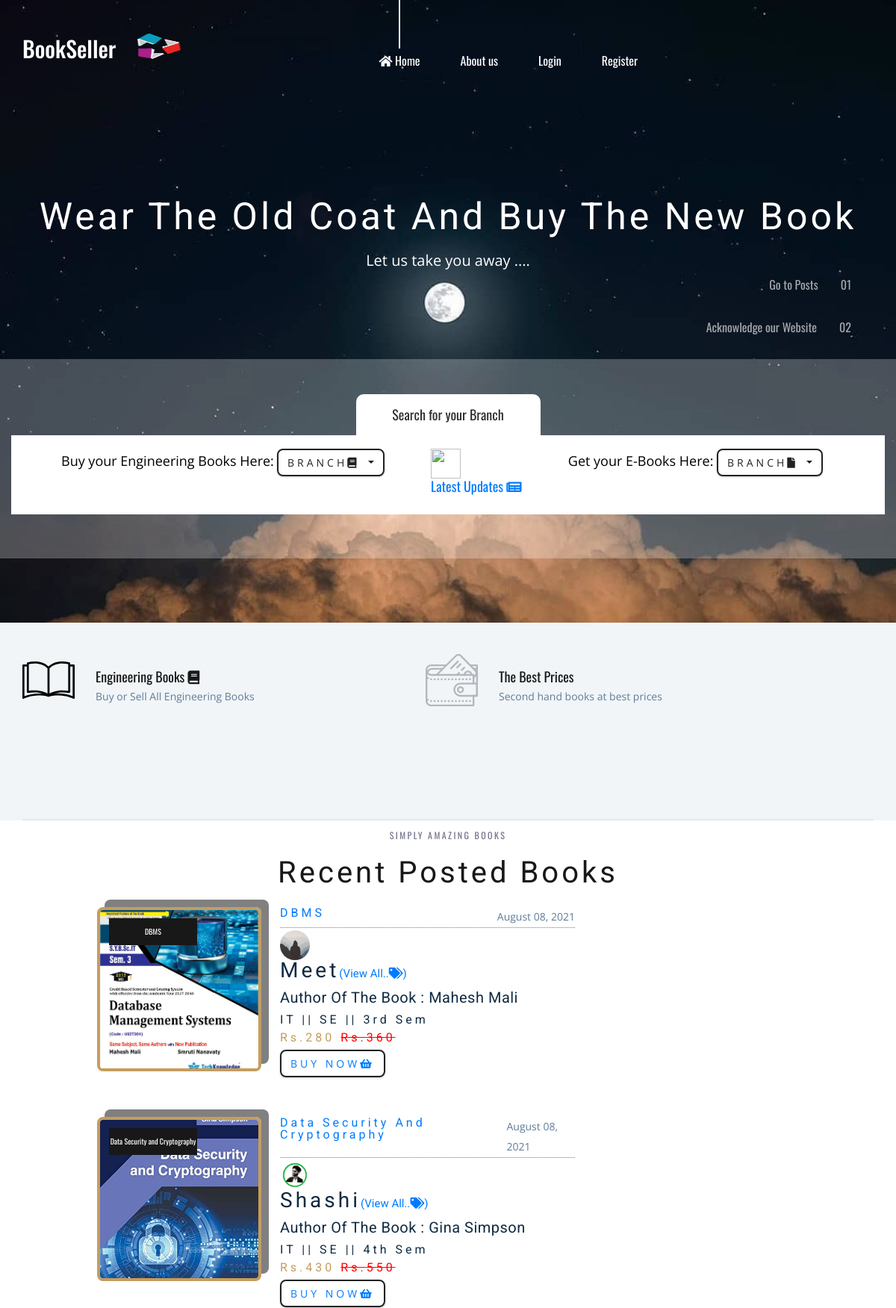
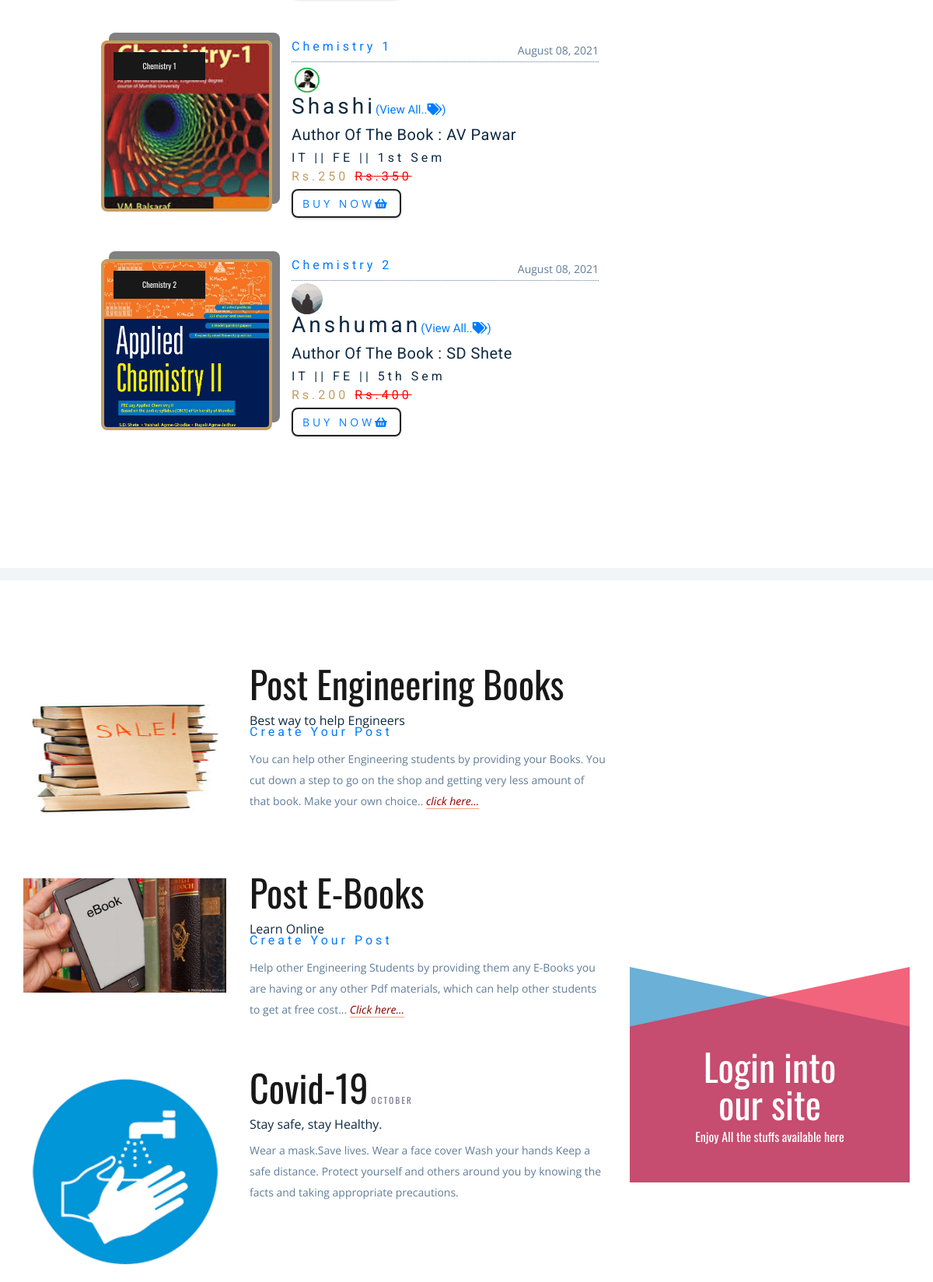
The page / (upper part) on the database its author committed (2 pictures, top to bottom).
### blog/models.py (models this page shows, shortened)
class Posts(models.Model):
    username = models.ForeignKey(User, on_delete=models.CASCADE)
    branch = models.CharField(max_length=100)
    year = models.CharField(max_length=100)
    sem = models.CharField(max_length=100)
    book_name = models.CharField(max_length=100)
    op_price = models.CharField(max_length=100)
    sp_price = models.CharField(max_length=100)
    date_posted = models.DateTimeField(default=timezone.now)
    book_img = models.ImageField(upload_to="pics")
    email = models.CharField(max_length=100)
    contact = models.CharField(max_length=100)
    Author_of_book = models.CharField(max_length=100)

### users/models.py (models this page shows, shortened)
class Profile(models.Model):
    user = models.OneToOneField(User, on_delete=models.CASCADE)
    image = models.ImageField(default='default.jpg', upload_to='profile_pics')

### blog/views.py (the view)
# urls.py: path('', PostListView.as_view(), name='index'),
class PostListView(ListView):
    model = Posts
    template_name = 'index.html'  # <app>/<model>_<viewtype>.html
    context_object_name = 'posts'
    ordering = ['-date_posted']
    paginate_by = 4

### templates/index.html (shortened to what this page needs)
{% extends 'base.html' %} {% load static %} {%block dropdown %}
<div style="align-items: center;" class="dropdown">
    <span style="font-size: large; color : black; margin-left:0px">Buy your Engineering Books Here:</span>
    <button class="btn btn-primary dropdown-toggle" type="button" id="menu1" data-toggle="dropdown">Branch<i class="fa fa-book" aria-hidden="true"></i>
    </button>
</div>
<div>
    <h5>
        <a href="{% url 'latest_updates' %}">
            <img style="width:40px; height:40px" src="{% static 'images/latest_updated.gif' %}" alt=""> Latest Updates <i class="fa fa-newspaper-o" aria-hidden="true"></i></a>
    </h5>
</div>
<div style="align-items: center;" class="dropdown">
    <span style="font-size: large; color : black; margin-left:0px">Get your E-Books Here: </span>
    <button class="btn btn-primary dropdown-toggle" type="button" id="menu1" data-toggle="dropdown">Branch<i class="fa fa-file" aria-hidden="true"></i>
    </button>
</div>
{%endblock%} {% block branch %}
<div style="margin-top: -100px;" class="section_subtitle">simply amazing books</div>
<div class="section_title">
    <h2>Recent Posted books</h2>
</div>
{% endblock branch %} {% block content %} {% for post in posts %}
<div class="row">
    <div class="col-lg-12 col-sm-12">
        <article style="margin-left:100px;padding-bottom:5px;" class="menu-item">
            <div>
                <img style="width:220px;height:220px; box-shadow:10px -10px grey ;" src="{{ post.book_img.url }}" alt="menu item" class="photo" />
                <div style="margin-left: 0px;" class="spec_offer text-center"><a style=" font-size:10px" href="{% url 'post-detail' post.id %}">{{post.book_name}}</a></div>
            </div>
            <div class="item-info">
                <header>
                    <h4><a href="{% url 'post-detail' post.id %}">{{post.book_name}}</a></h4>
                    <p>{{post.date_posted|date:"F d, Y"}}</p>
                </header>
                <h3 style="margin-top:3px"><img style="width:40px;height:40px" class="rounded-circle article-img" src="{{ post.username.profile.image.url }}" alt=""> {{ post.username }}<a style="font-size:15px; letter-spacing: 0px;" href="{% url 'user-posts' post.username %}">(View all..<i class="fa fa-tags" aria-hidden="true"></i>)</a></h3>
                <h3 style="font-style: normal;letter-spacing: 0.5px; font-size:20px">Author of the Book : {{post.Author_of_book}}</h3>
                <h4><span>{{post.branch}} || </span><span>{{post.year}}  || </span><span>{{post.sem}} sem</span></h4>
                <h4 class="price">Rs.{{post.sp_price}} <span style="color:red;text-decoration:line-through;">Rs.{{post.op_price}}</span></h4>
                <button class="btn btn-primary"><a href="{% url 'post-detail' post.id %}">Buy Now<i class="fa fa-shopping-basket" aria-hidden="true"></i></a></button>
            </div>
    </div>
</div>
<br><br> {% endfor %} {% endblock %}

### blog/static/styles/main_styles.css (style rules this page uses)
* { margin: 0; padding: 0; -webkit-font-smoothing: antialiased; -webkit-text-shadow: rgba(0,0,0,.01) 0 0 1px; text-shadow: rgba(0,0,0,.01) 0 0 1px; }
body { font-family: 'Open Sans', sans-serif; font-size: 14px; font-weight: 400; background: #FFFFFF; color: #a5a5a5; }
p { font-family: 'Open Sans', sans-serif; font-size: 14px; line-height: 1.9285; font-weight: 400; color: #72728c; -webkit-font-smoothing: antialiased; -webkit-text-shadow: rgba(0,0,0,.01) 0 0 1px; text-shadow: rgba(0,0,0,.01) 0 0 1px; }
p:last-of-type { margin-bottom: 0; }
a, a:hover, a:visited, a:active, a:link { text-decoration: none; -webkit-font-smoothing: antialiased; -webkit-text-shadow: rgba(0,0,0,.01) 0 0 1px; text-shadow: rgba(0,0,0,.01) 0 0 1px; }
h2 { font-size: 48px; }
h3 { font-size: 36px; }
h4 { font-size: 24px; }
h5 { font-size: 18px; }
h1, h2, h3, h4, h5, h6 { font-family: 'Oswald', sans-serif; font-weight: 400; -webkit-font-smoothing: antialiased; -webkit-text-shadow: rgba(0,0,0,.01) 0 0 1px; text-shadow: rgba(0,0,0,.01) 0 0 1px; }
.section_subtitle { font-family: 'Oswald', sans-serif; font-size: 12px; font-weight: 400; color: #72728c; line-height: 0.75; text-transform: uppercase; letter-spacing: 0.2em; }
.section_title { color: #181818; margin-top: 26px; }
.spec_offer { position: absolute; top: 15px; left: 16px; width: 118px; height: 36px; background: #181818; }
.spec_offer a { display: block; font-family: 'Oswald', sans-serif; font-size: 16px; color: #FFFFFF; line-height: 36px; font-weight: 400; }

### rows shown on the page
Posts: book_img (picture), book_name "DBMS", date_posted "August 08, 2021", username.profile.image (placeholder picture), username "Meet", Author_of_book "Mahesh Mali", branch "IT", year "SE", sem "3rd", sp_price "280", op_price "360"
Posts: book_img (picture), book_name "Data Security and Cryptography", book_name "Data Security And Cryptography", date_posted "August 08, 2021", username.profile.image (picture), username "Shashi", Author_of_book "Gina Simpson", branch "IT", year "SE", sem "4th", sp_price "430", op_price "550"
Posts: book_img (picture), book_name "Chemistry 1", date_posted "August 08, 2021", username.profile.image (picture), username "Shashi", Author_of_book "AV Pawar", branch "IT", year "FE", sem "1st", sp_price "250", op_price "350"
Posts: book_img (picture), book_name "Chemistry 2", date_posted "August 08, 2021", username.profile.image (placeholder picture), username "Anshuman", Author_of_book "SD Shete", branch "IT", year "FE", sem "5th", sp_price "200", op_price "400"
